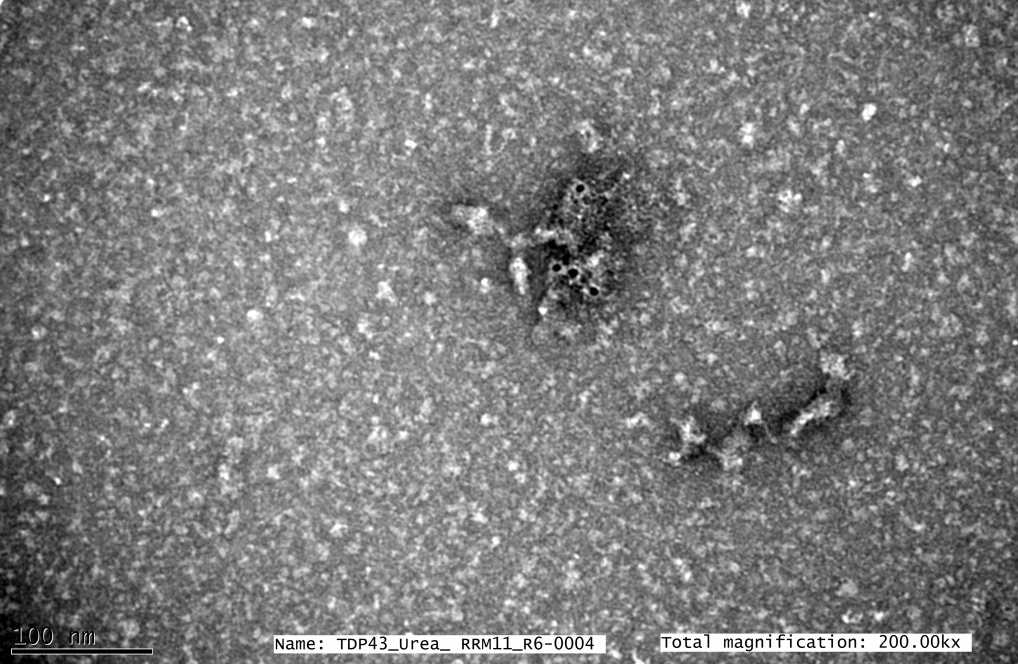
#> input picture samples/compressed/tdp43_compressed_10.jpg, 1018 x 664 px, given as the content of the folder /media/joseph/Joe's USB/TEST/ANTI-CD1, which was not available
$ python 4_keypoint2csv.py   (older library calls are emulated)
#> lines starting #> are read from the running program, lines starting #| are printed output that depends on the picture; pictures that were not available may be replaced by others from this repository, and a replacement may not be noted
### pygempick/spatialstats.py
#!/usr/bin/env python3
# -*- coding: utf-8 -*-
"""
Created on Wed May  9 18:49:45 2018

@author: joseph
"""
import pandas as pd
import numpy as np
import cv2
import scipy.misc as misc

#import pygempick module(s)
import pygempick.core as py

# [37 lines left out: functions gamma, pcf, pcf2d, not called in this run]

def record_kp(i, keypoints, data):
    '''
    i is the image number counter

    keypoints is the list of keypoints of Gold particles on image detected by Simple Blob detector.

    data is an empty pandas dataframe.

    '''
    #i is the image number
    if len(keypoints) > 0:
        #append x and y coordinates of keypoint center pixels
        n = len(keypoints) #number of particles in image
        x = np.zeros(n)
        y = np.zeros(n)

        k = 0 #k is the keypoint counter

        print(n)

        for keypoint in keypoints:
    ## save the x and y coordinates to a new array...

            x[k] = np.float(keypoint.pt[0])
            y[k] = np.float(keypoint.pt[1])

            k+=1

        df = pd.DataFrame({'x{}'.format(i): x, 'y{}'.format(i) : y})
        data = pd.concat([data,df], ignore_index=True, axis=1)
        return data, k

    else:
        return data, 0


# [60 lines left out: function bin2csv, not called in this run]

def bin2df(images):

    '''
    images is a set of images from folder using glob.glob() function,
    records the keypoint positions found in each image and outputs a pandas
    dataframe with detected keypoint centers in (x,y) pixel coordinates. S

    '''

    i = 0  #image counter
    j = 0 #total particles
    dup =0
    #------------------------
    #difine filtering paramaters
    pclap = 25 #HCLAP anchor value
    plog  = 20 #HLOG anchor value

    data = pd.DataFrame()
    #Change picking parameters per test set...
    #p = np.int(input('Center anchor of filter: '))
    minArea = np.int(input('Min Area to Detect: '))
#> the answer given: 100
    minCirc = np.float(input('Min Circularity: '))
#> the answer given: 3
    minCon = np.float(input('Min Concavity: '))
#> the answer given: 3
    minIner = np.float(input('Min Inertial Ratio: '))
#> the answer given: 3

    for image in images:

        orig_img = cv2.imread(image) ##reads specific test file
#> orig_img is the input picture: shape (664, 1018, 3); min 0, max 255, mean 125.8
        output1 = py.hclap_filt(pclap, orig_img, 'no') #High Contrast Laplace Filtering!
#> in hclap_filt, `output = cv2.filter2D(image, -1, kernel)`:
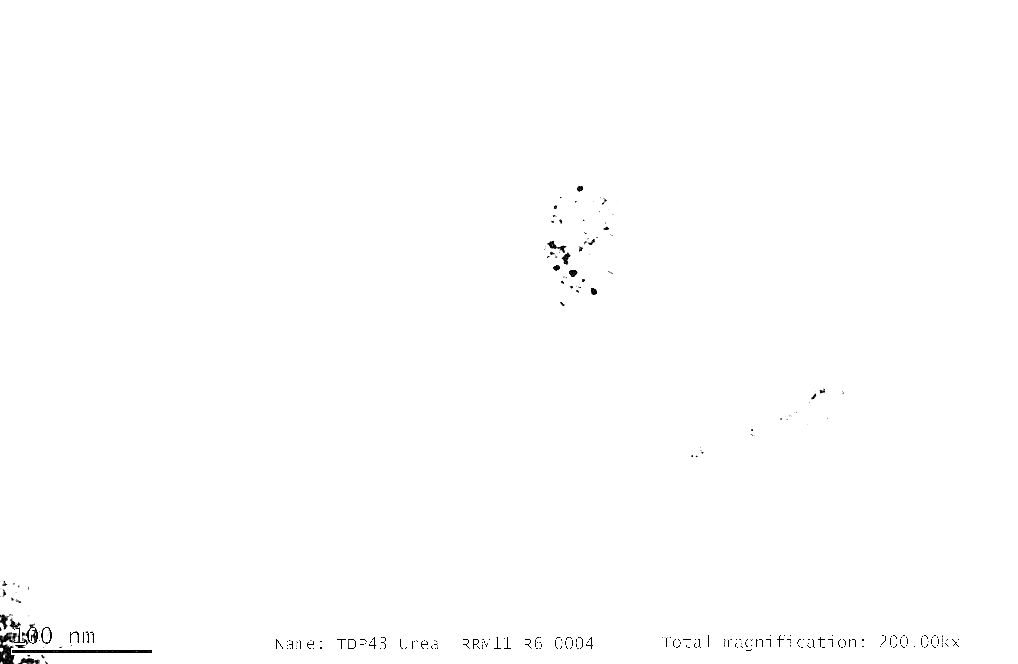
#> output: shape (664, 1018); min 0, max 255, mean 254
        output2 = py.hlog_filt(plog, orig_img, 'no')
#> in hlog_filt, `output = cv2.filter2D(gray_img, -1, kernel)`:
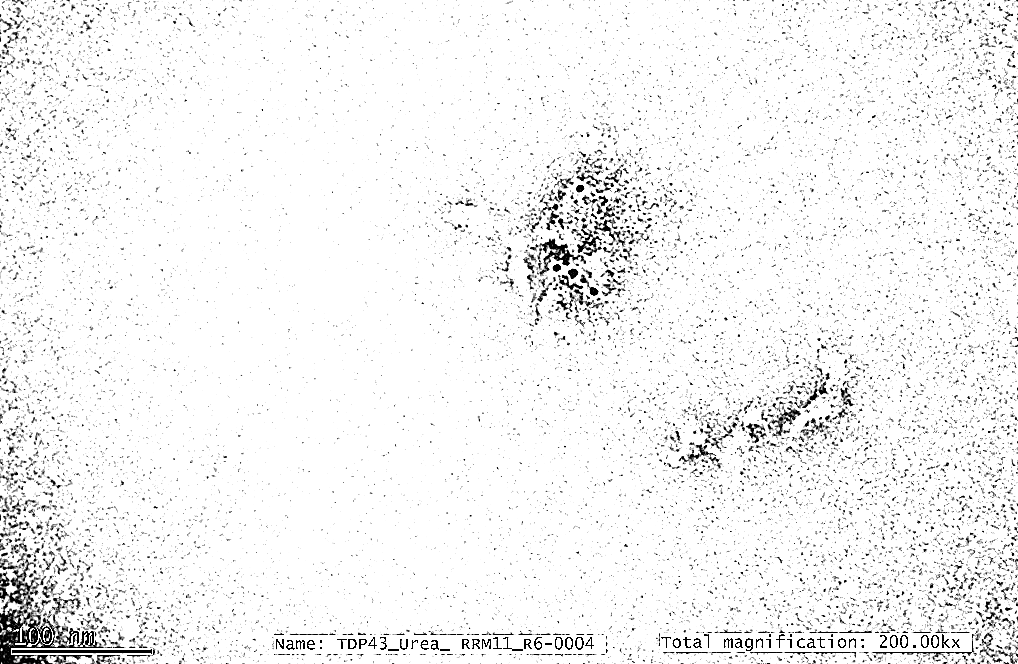
#> output: shape (664, 1018); min 0, max 255, mean 243

        #image, minArea, minCirc, minConv, minIner, minThres
        keypoints1 = py.pick(output1, minArea, minCirc, minCon , minIner, 0)
#> in pick, `keypoints1 = detector.detect(image)`: keypoints1 = ()
#> keypoints1 = ()
        keypoints2 = py.pick(output2, minArea, minCirc, minCon , minIner, 0)
#> keypoints2 = ()

        #this function removes duplicated detections
        keypoints1, dup1 = py.key_filt(keypoints1, keypoints2)
#> dup1 = 0

        #combine the two lists of keypoints
        keypoints = keypoints1 + keypoints2
#> keypoints = ()
        #record the subsequent keypoint centers and update the pandas dataframe
        data, k = record_kp(i,keypoints,data)
#> data = table of 0 rows and 0 columns; k = 0

        dup+=dup1 #duplicate counter
#> dup = 0
        j += k #particle counter
#> j = 0
        i+=1 #image counter

    print('{} particles in {} images with {} duplicates.'.format(j,i,dup))
#| 0 particles in 1 images with 0 duplicates.

    return data, j #returns data as df and total particles accounted...

# [117 lines left out: functions csv2pcf, keypoints2pcf, not called in this run]

### pygempick/core.py
"""
Created on Wed May  9 15:06:15 2018

@author: Joseph Marsilla
@email: joseph.marsilla@mail.utoronto.ca

"""
import numpy as np
import cv2

# [53 lines left out: functions file2compress, img2compress, back_eq, not called in this run]


##define the filter of the scaled 3x3 laplacian kernel...(High Contract LPF)
def hclap_filt(p,image, noise):

    '''
    New High Contrast Laplace Filter. Takes even and odd scaling parameters 5+, input is
    regular py.compress image output, if noise == 'yes' will add median blur after filter applied.

    '''

    image = cv2.cvtColor(image, cv2.COLOR_RGB2GRAY)

    kernel = np.array([[0,-1,0], [-1,p,-1], [0,-1,0]])

    output = cv2.filter2D(image, -1, kernel)

    if noise == 'yes':

        output = cv2.medianBlur(output,9)

    return output


def hlog_filt(p, image, noise):

    '''
    New High-Contrast Laplace of Gaussian Filter. Takes odd and even scaling #
    parameters 18+ , input image is regular py.compress image output,
    if noise == 'yes' will add median blur after filter applied.

    '''

    gray_img = cv2.cvtColor(image, cv2.COLOR_RGB2GRAY)

    kernel = np.array([[0,0,-1,0,0],[0,-1,-2,-1,0],[-1,-2,p,-2,-1],[0,-1,-2,-1,0],[0,0,-1,0,0]])

    output = cv2.filter2D(gray_img, -1, kernel)

    if noise == 'yes':

        output = cv2.medianBlur(output,9)

    return output


##define difference of Gaussian Filter as used w/ SIFT method...(Lowe,2004)
# [44 lines left out: functions dog_filt, bin_filt, not called in this run]


def pick(image, minAREA, minCIRC, minCONV, minINER, minTHRESH):
    '''
    image = resulting binary image from filter, minArea = lowest area in pixels
    of gold particle (20 px**2), lowest circularity of gold particle [.78 is square],
    minConv = lowest convextivity parameter (is there a space between detected
    particle - optimization with this parameter can help us differentiate between
    overlapping particles, minINER = minimum inertial ratio (filters particle
    based on their eliptical properties).

    Detects immunogold particles on filtered binary image by optimizing picking
    across 4 main paramaters using OpenCv's simple blob detector.

    Have to optimize for each set separately on a per class or per trial basis.

    '''
    # Set up the SimpleBlobdetector with default parameters.
    params = cv2.SimpleBlobDetector_Params()

    if minAREA > 0:
        # Filter by Area.
        params.filterByArea = True
        params.minArea = minAREA

    if minCIRC > 0:
        # Filter by Circularity
        params.filterByCircularity = True
        params.minCircularity = minCIRC

    if minCONV > 0:
        # Filter by Convexity
        params.filterByConvexity = True
        params.minConvexity = minCONV

    if minINER > 0:
        #  Filter by Inertia - fix this by theory (what does gold particle look like?)
        params.filterByInertia =True
        params.minInertiaRatio = minINER

    if minTHRESH > 0:
        # Change thresholds
        params.minThreshold = 0;
        params.maxThreshold = minTHRESH;

    else:
         params.maxThreshold = 255;

    detector = cv2.SimpleBlobDetector_create(params)

    keypoints1 = detector.detect(image)

    return keypoints1

def key_filt(keypoints1,keypoints2):

    '''
    If there are any similar keypoints between two filtering methods used,
    This will find and remove duplicates in one list.
    '''
    duplicates = 0

    if len(keypoints1) != 0 and len(keypoints2) != 0:

        newk1 = keypoints1
        for k1 in keypoints1:
            for k2 in keypoints2:

                if int(k1.pt[0]) == int(k2.pt[0]) and int(k1.pt[1]) == int(k2.pt[1]):
                    #if condition is met then one duplicate is removed from
                    #duplicated list above...
                    newk1.remove(k1)
                    duplicates += 1

        return newk1, duplicates

    else:

        return keypoints1, duplicates


# [146 lines left out: functions snapshots, laplace_of_gaussian, not called in this run]

### sepdocs/4_keypoint2csv.py
#!/usr/bin/env python3
# -*- coding: utf-8 -*-
# =============================================================================
# Code for TUTORIAL 3 of pygempick module - Detected Keypoint Center Recording
# =============================================================================


"""
Created on Fri Oct  6 16:19:36 2017

@author: Joseph Marsilla, MIT

Here we ouline the procedure for plotting the PCF (pair-wise correlation function)
From the cross-correlation function data at given radiu(s) in select image.

We sum up the probabilitiey for finding particles from r to r+dr and for each
interval we calculate K at every r in each image. Then we sum up all the K values
for every image and basically take it's average with the particle density
of the image taken into account.

For a Homogeneous poisson process - U is a point of X labels that does NOT
affect the other point. We then compare Kactual vs Ktheroetical if we were seeing
a poisson process equal to (np.pi*r**2). This is the PCF

"""

##change parameters of blob detection
##add more thresholds to compare
##for each test

import glob
import pygempick.spatialstats as spa


images = glob.glob('/media/joseph/Joe\'s USB/TEST/ANTI-CD1/*.jpg')
#image_set = [glob.glob('/media/joseph/Joe\'s USB/ALL - CD1/CD1-H14G/LAP-CD1-TEST/processed/*.jpg'),
#        glob.glob('/media/joseph/Joe\'s USB/ALL - CD1/CD1-ANTI-TTR/LAP-CD1-ANTI/processed/lap11/*.jpg'),
#            glob.glob('/media/joseph/Joe\'s USB/ALL - CD1/CD1-CETUX/LAP-CD1-CETUX/processed/Lap17/*.jpg')]

N = len(images)
data, blobs = spa.bin2df(images)
#> data = table of 0 rows and 0 columns; blobs = 0
file = input("Name your file")
#> the answer given: ../samples/compressed/tdp43_compressed_10.jpg
data.to_csv('{}'.format(file),index=False)
print('Number of Images is: {}.'.format(N))

$ run again, on samples/compressed/tdp43_compressed_11.jpg
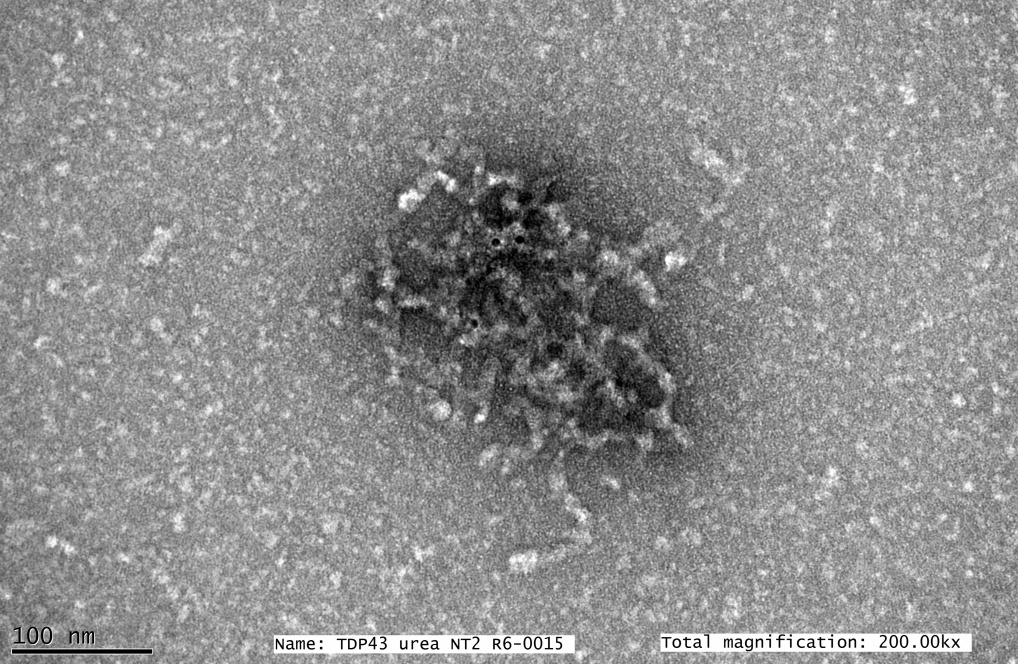
#> input picture samples/compressed/tdp43_compressed_11.jpg, 1018 x 664 px, given as the content of the folder /media/joseph/Joe's USB/TEST/ANTI-CD1, which was not available
#> in bin2df, orig_img is the input picture: shape (664, 1018, 3); min 0, max 255, mean 142.6
#> in hclap_filt, `output = cv2.filter2D(image, -1, kernel)`:
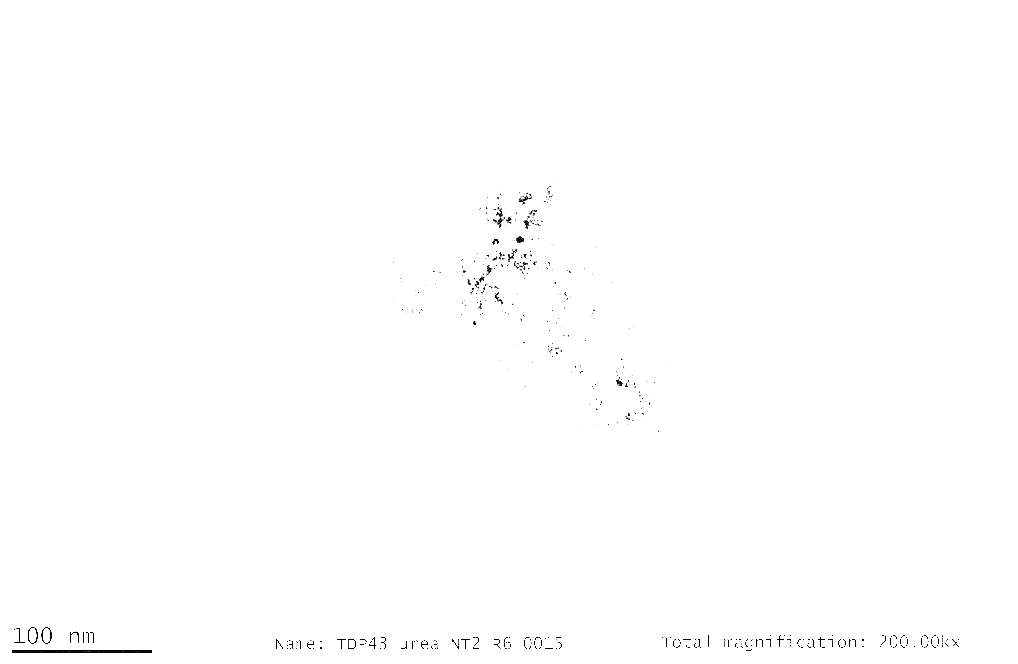
#> output: shape (664, 1018); min 0, max 255, mean 254.2
#> in hlog_filt, `output = cv2.filter2D(gray_img, -1, kernel)`:
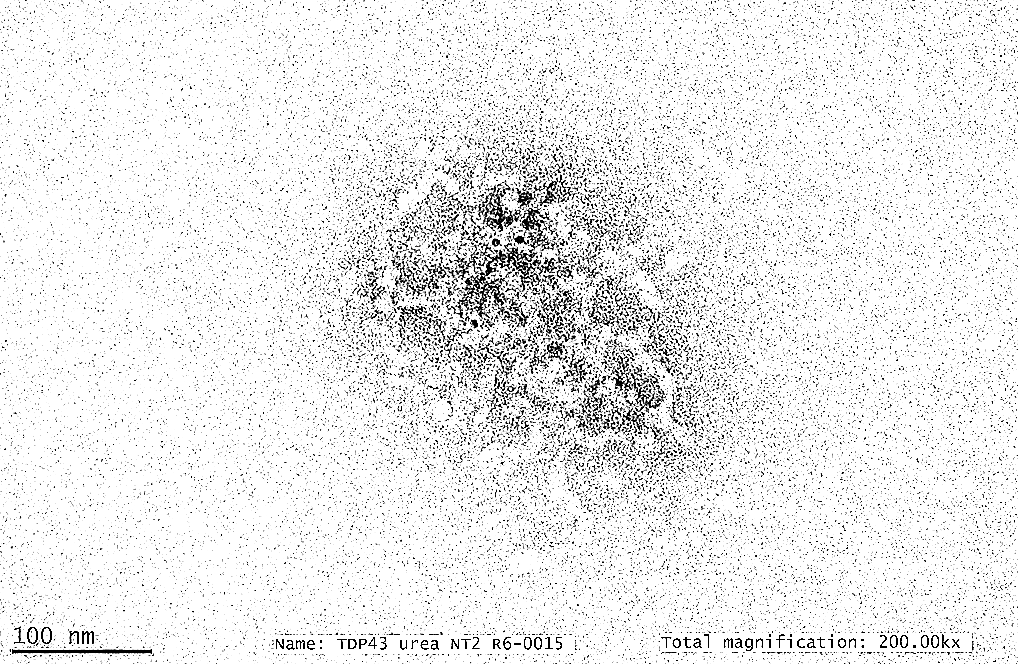
#> output: shape (664, 1018); min 0, max 255, mean 235.6
#> in pick, `keypoints1 = detector.detect(image)`: keypoints1 = ()
#> dup1 = 0
#> keypoints = ()
#> in bin2df, `data, k = record_kp(i,keypoints,data)`: data = table of 0 rows and 0 columns; k = 0
#| 0 particles in 1 images with 0 duplicates.
#> `data, blobs = spa.bin2df(images)`: data = table of 0 rows and 0 columns; blobs = 0

$ run again, on samples/compressed/tdp43_compressed_12.jpg
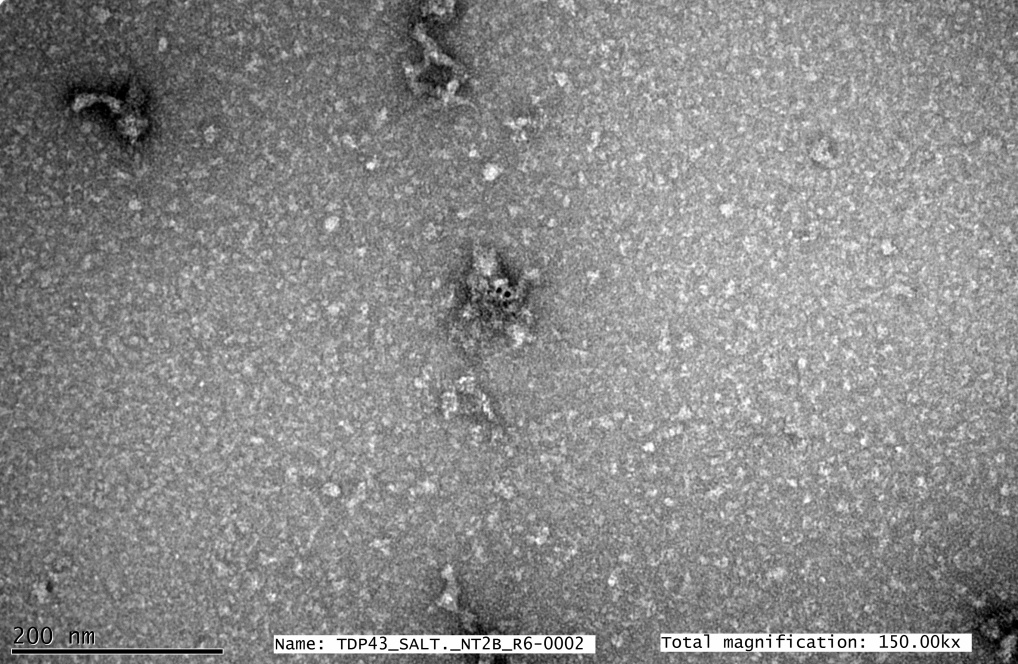
#> input picture samples/compressed/tdp43_compressed_12.jpg, 1018 x 664 px, given as the content of the folder /media/joseph/Joe's USB/TEST/ANTI-CD1, which was not available
#> in bin2df, orig_img is the input picture: shape (664, 1018, 3); min 0, max 255, mean 138.5
#> in hclap_filt, `output = cv2.filter2D(image, -1, kernel)`:
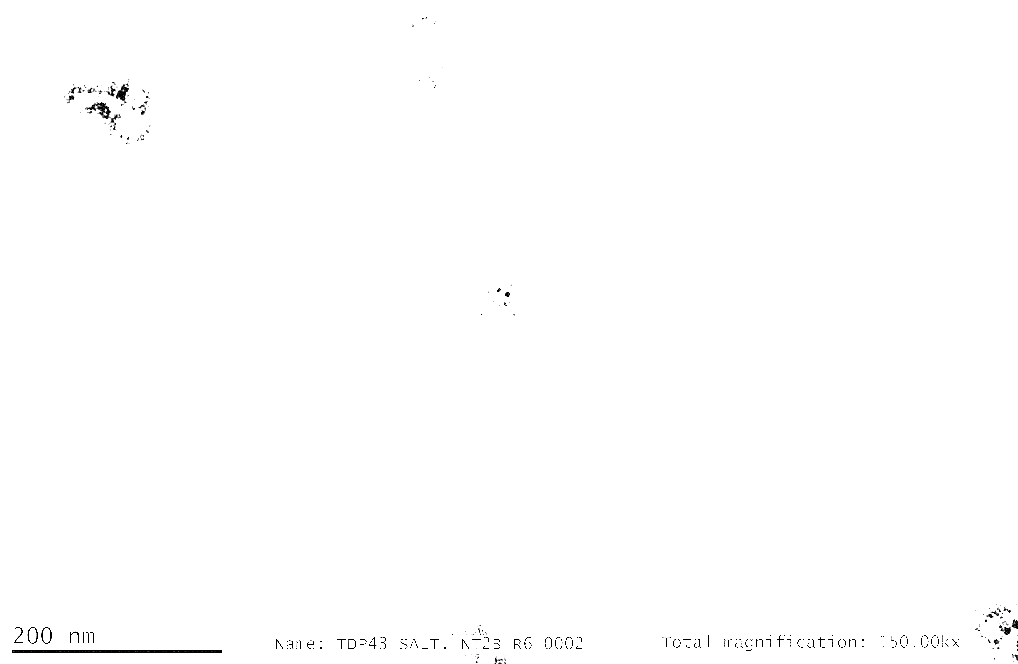
#> output: shape (664, 1018); min 0, max 255, mean 254.1
#> in hlog_filt, `output = cv2.filter2D(gray_img, -1, kernel)`:
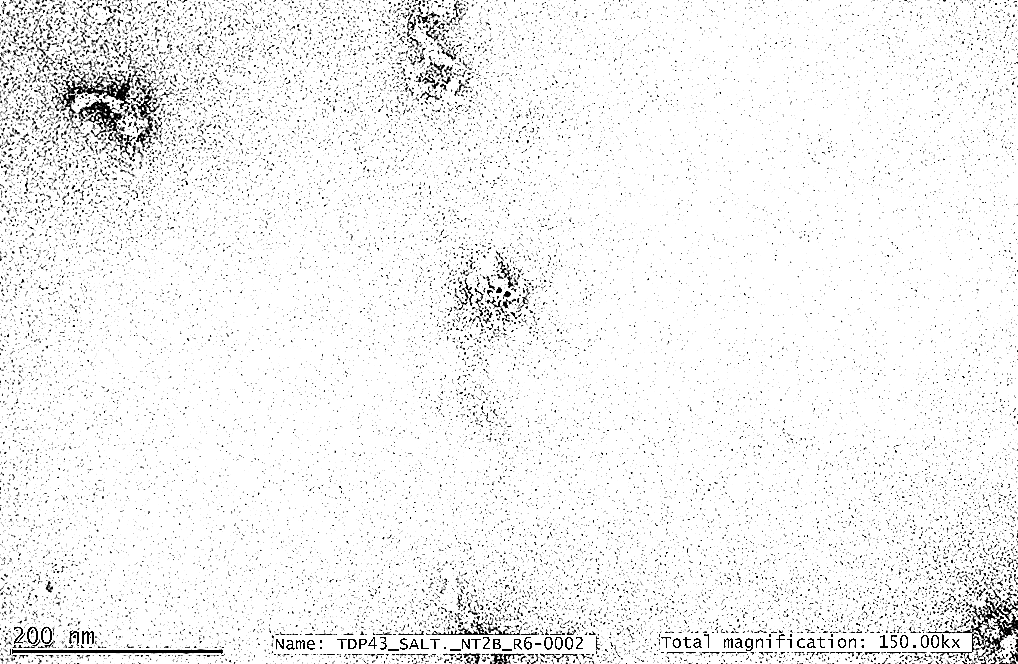
#> output: shape (664, 1018); min 0, max 255, mean 241.9
#> in pick, `keypoints1 = detector.detect(image)`: keypoints1 = ()
#> dup1 = 0
#> keypoints = ()
#> in bin2df, `data, k = record_kp(i,keypoints,data)`: data = table of 0 rows and 0 columns; k = 0
#| 0 particles in 1 images with 0 duplicates.
#> `data, blobs = spa.bin2df(images)`: data = table of 0 rows and 0 columns; blobs = 0
